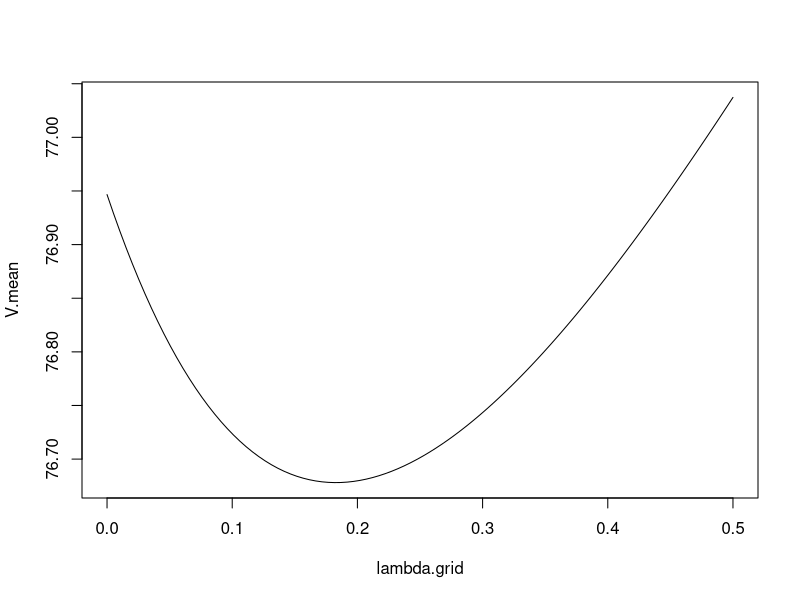

Here is the R script that generated this plot: (Note: a time limit stopped this script after it produced the figure.)
#-----------------------------------------------------------------------------------------------
# 1. Spacing delta: Make the first two values of mu zero, then the last one depends on delta
# 2. Penalty function: Bring mu values closer together
#-----------------------------------------------------------------------------------------------

# Example of cross-validation
# Two datasets from normal distributions with common variance

# Normal distribution log-likelihood function
norm_llh <- function(data,par) {
  x <- data
  mu <- par
  n <- length(x)
  llh <- -n/2*log(2*pi) - sum((x-mu)^2)
  return(llh)
}

# Penalized distance function --> distance to force mu-values to be close
pen_dist <- function(data,par) {
  X1 <- data$X1
  X2 <- data$X2
  X3 <- data$X3
  n <- length(X1)
  lambda <- data$lambda
  mu1 <- par[1]
  mu2 <- par[2]
  mu3 <- par[3]
  #D <- -norm_llh(X1,mu1) -norm_llh(X2,mu2) -norm_llh(X3,mu3) + lambda*n*((mu1-mu2)^2+(mu1-mu3)^2+(mu2-mu3)^2)
  D <- -norm_llh(X1,mu1) -norm_llh(X2,mu2) -norm_llh(X3,mu3) + lambda*n*((mu1)^2+(mu2)^2+(mu3)^2)
  return(D)
}

# Creates random permutation for test and validation data
perm_score <- function(X1,X2,X3,lambda.grid) {
  n <- length(X1)
  m <- floor(0.75*n)
  X1.perm <- sample(X1)
  X2.perm <- sample(X2)
  X3.perm <- sample(X3)
  X1.test <- X1.perm[1:m]
  X1.valid <- X1.perm[(m+1):n]
  X2.test <- X2.perm[1:m]
  X2.valid <- X2.perm[(m+1):n]
  X3.test <- X3.perm[1:m]
  X3.valid <- X3.perm[(m+1):n]
  n.grid <- length(lambda.grid)
  V <- rep(0,n.grid)
  for (j in 1:n.grid) {
    data.in <- list(X1 = X1.test, X2 = X2.test, X3 = X3.test, lambda = lambda.grid[j])
    D <- optim(c(mean(X1.test),mean(X2.test),mean(X3.test)), fn = pen_dist, data = data.in, method = "BFGS")
    V[j] <- -norm_llh(X1.valid,D$par[1]) -norm_llh(X2.valid,D$par[2]) -norm_llh(X3.valid,D$par[3])
  }
  return(V)
}

#lambda.grid <- seq(0,10,length.out = 100)
#V <- perm_score(X1,X2,lambda.grid)
#plot(lambda.grid,V,type = "l")

# Simulate data, then use above code to generate 
# M random partitions and for each store the distance
# function evaluated on the random partition validation data
X1 <- rnorm(n = 50, mean = 0, sd = 1)
X2 <- rnorm(n = 50, mean = 0, sd = 1)
X3 <- rnorm(n = 50, mean = 1, sd = 1)
mu.mle <- c(mean(X1),mean(X2),mean(X3))
M <- 25
nL <- 100
lambda.grid <- seq(0,0.5,length.out = nL)
V.store = matrix(rep(0,M*nL),nrow = M)
for (m in 1:M) {
  V <- perm_score(X1,X2,X3,lambda.grid)
  V.store[m,] <- V
}
# Now average the "validation" scores and find the minimum
V.mean <- colMeans(V.store)
plot(lambda.grid,V.mean,type = "l")
lambda.out <- lambda.grid[V.mean==min(V.mean)]
# Finally, evaluate estimators using full data at the optimal lambda
data.opt <- list(X1 = X1, X2 = X2, X3 = X3, lambda = lambda.out)
mu.out <- optim(c(mean(X1),mean(X2),mean(X3)),fn = pen_dist, data = data.opt)$par
mu.mle
mu.out

# Adding a simulation study component:
# (1) Simulate a dataset
# (2) Find both MLE and penalized cross-validation est's
# (3) Store the estimators for each simulated dataset
# (4) Repeat this a large # of times so we can calculate
#     MSE (or RMSE) for the two methods

nDelta <- 5
delta.grid <- seq(0,3,length.out = nDelta)
MSEpen <- rep(0,nDelta)
MSEmle <- rep(0,nDelta)
for (j in 1:nDelta) {
  K <- 5 # Number of datasets to simulate
  mle.est <- matrix(rep(0,3*K),nrow = K)
  pen.est <- matrix(rep(0,3*K),nrow = K)
  mu.true <- c(0, 0, delta.grid[j])
  for (k in 1:K) {
    X1 <- rnorm(n = 50, mean = mu.true[1], sd = 1)
    X2 <- rnorm(n = 50, mean = mu.true[2], sd = 1)
    X3 <- rnorm(n = 50, mean = mu.true[3], sd = 1)
    mu.mle <- c(mean(X1),mean(X2),mean(X3))
    M <- 50 # Number of partitions
    nL <- 100 # Number of lambda values
    lambda.grid <- seq(0,0.5,length.out = nL)
    V.store = matrix(rep(0,M*nL),nrow = M)
    for (m in 1:M) {
      V <- perm_score(X1,X2,X3,lambda.grid)
      V.store[m,] <- V
    }
    V.mean <- colMeans(V.store)
    lambda.out <- lambda.grid[V.mean==min(V.mean)]
    data.opt <- list(X1 = X1, X2 = X2, X3 = X3, lambda = lambda.out)
    mu.out <- optim(c(mean(X1),mean(X2), mean(X3)),fn = pen_dist, data = data.opt)$par
    mle.est[k,] <- mu.mle
    pen.est[k,] <- mu.out
  }
mle.bias <- colMeans(mle.est) - mu.true
pen.bias <- colMeans(pen.est) - mu.true
mle.var <- apply(mle.est,2,var) # calculates var for each column
pen.var <- apply(pen.est,2,var) # calculates var for each column
  #mle.bias
  #pen.bias
  #mle.var
  #pen.var
mle.MSE <- mle.bias^2 + mle.var
pen.MSE <- pen.bias^2 + pen.var
  #mle.MSE
  #pen.MSE
MSEmle[j] <- sum(mle.MSE)
MSEpen[j] <- sum(pen.MSE)
print(j)
}
plot(delta.grid,MSEpen,type = "l")
lines(delta.grid,MSEmle,col = "red")
